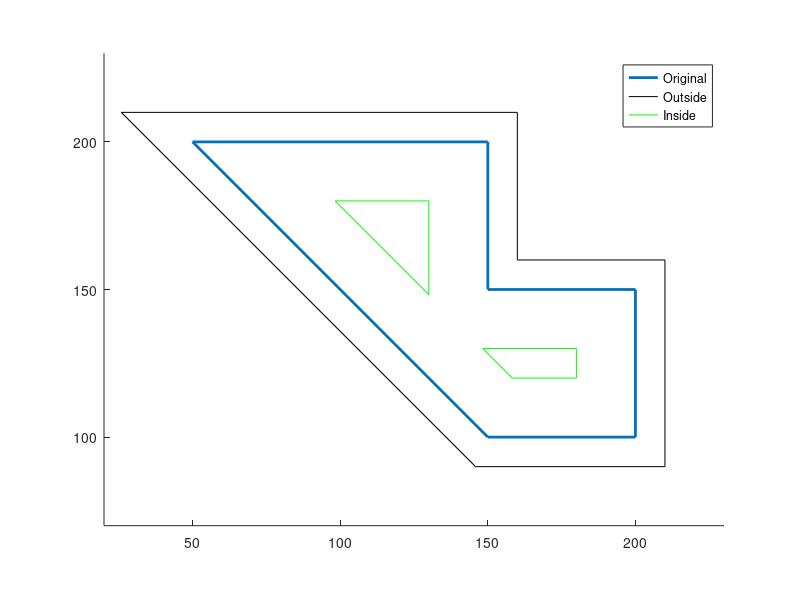

Source code (MATLAB):
%DEMOEXPANDPOLYGON  Expand a polygon by a given distance
%   demoExpandPolygon
%
%   Example
%   demoExpandPolygon
%
%   See also
%
%
% ------
% Author: David Legland
% e-mail: david.legland@grignon.inra.fr
% Created: 2009-06-17,    using Matlab 7.7.0.471 (R2008b)
% Copyright 2009 INRA - Cepia Software Platform.


%% Base polygon

% create a non-convex polygon
poly = [200 100;200 150;150 150;150 200;50 200;150 100];

% show the polygon
figure(1); clf; hold on;
drawPolygon(poly, 'linewidth', 2);

% set up display
axis equal;
axis([20 230 70 230]);


%% Positive expansion

% expand the polygon by a positive distance (outside of the polygon)
polyOut = expandPolygon(poly, 10);

% draw the expanded polygon
drawPolygon(polyOut, 'k');


%% Negative expansion

% expand the polygon by a negative distance (inside the polygon)
polyIn = expandPolygon(poly, -20, 'cleanuploops', true);

% draw the expanded polygon
drawPolygon(polyIn, 'g');

% decorate
legend('Original', 'Outside', 'Inside')
